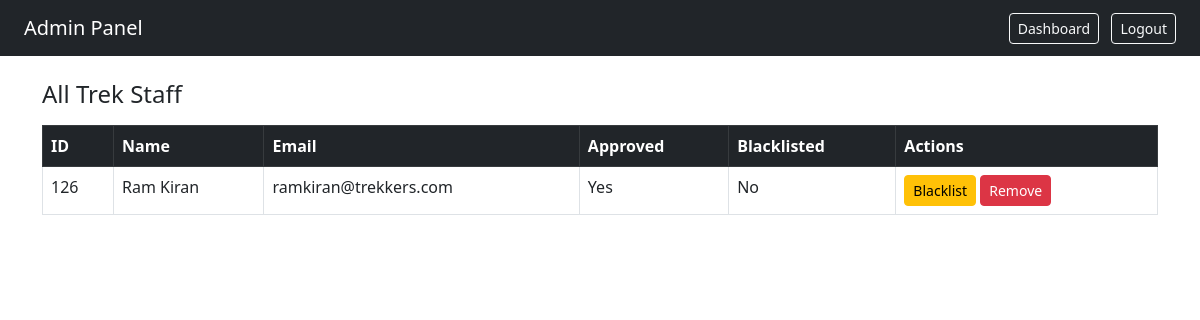
Page /admin/staff (signed in) on the committed database.
### models.py (models this page shows)
class User(UserMixin,db.Model):
    id = db.Column(db.Integer, primary_key=True)
    name = db.Column(db.String(50), nullable=False)
    email = db.Column(db.String(50), unique=True, nullable=False)
    password = db.Column(db.String(200), nullable=False)
    role= db.Column(db.String(50), nullable=False, default='user')
    approval = db.Column(db.Boolean, default=True)
    blacklist = db.Column(db.Boolean, default=False)
    bookings = db.relationship('Booking', backref='trekker', lazy=True)
    assigned_treks = db.relationship('Trek', backref='assigned_staff', lazy=True)
    staff_profile = db.relationship('TrekStaff', backref='user', uselist=False)

### routes.py (the view)
@app.route('/admin/staff')
@login_required
def admin_staff():
    if current_user.role !='admin':
        return redirect(url_for('login'))
    staff_list = User.query.filter_by(role='staff').all()
    return render_template('admin_staff.html', staff_list=staff_list)

### routes.py (called while the page is built)
@login_manager.user_loader
def load_user(user_id):
    return User.query.get(int(user_id))

### templates/admin_staff.html (shortened to what this page needs)
<!DOCTYPE html>
<html>
<head>
    <link rel="stylesheet" href="https://cdn.jsdelivr.net/npm/bootstrap@5.3.0/dist/css/bootstrap.min.css">
</head>
<body>
<nav class="navbar navbar-dark bg-dark px-4">
    <span class="navbar-brand">Admin Panel</span>
    <div>
        <a href="/admin/dashboard" class="btn btn-outline-light btn-sm me-2">Dashboard</a>
        <a href="/logout" class="btn btn-outline-light btn-sm">Logout</a>
    </div>
</nav>
<div class="container mt-4">
    <h4>All Trek Staff</h4>
    <table class="table table-bordered mt-3">
        <thead class="table-dark">
            <tr>
                <th>ID</th>
                <th>Name</th>
                <th>Email</th>
                <th>Approved</th>
                <th>Blacklisted</th>
                <th>Actions</th>
            </tr>
        </thead>
        <tbody>
            {% for staff in staff_list %}
            <tr>
                <td>{{ staff.id }}</td>
                <td>{{ staff.name }}</td>
                <td>{{ staff.email }}</td>
                <td>{{ 'Yes' if staff.approval else 'No' }}</td>
                <td>{{ 'Yes' if staff.blacklist else 'No' }}</td>
                <td>
                    {% if not staff.blacklist %}
                    <a href="/admin/staff/blacklist/{{ staff.id }}" class="btn btn-sm btn-warning">Blacklist</a>
                    {% endif %}
                    <a href="/admin/staff/remove/{{ staff.id }}" class="btn btn-sm btn-danger"
                       onclick="return confirm('Remove this staff member?')">Remove</a>
                </td>
            </tr>
            {% endfor %}
        </tbody>
    </table>
</div>
</body>
</html>

### rows in the picture
User: id "126", name "Ram Kiran", email "ramkiran@trekkers.com", approval "Yes", blacklist "No"
